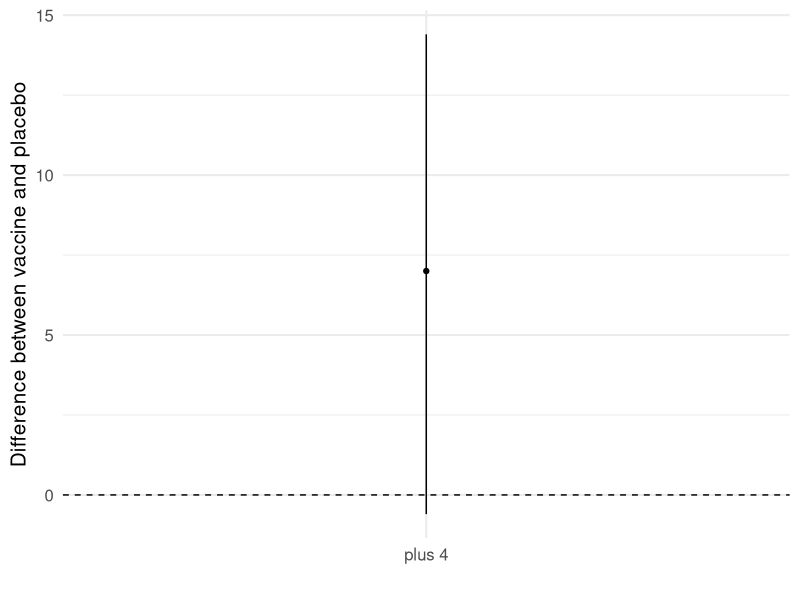

Recreate this plot in R. (Note: this script raises an error after producing the figure.)
## ---- chunk 1
library(knitr) # for include_graphics() 
library(dplyr)
library(forcats)
library(readr)
library(ggplot2)
library(broom) 
library(tidyr)
library(ggplot2)
library(tibble)
## ---- chunk 2
# students, dont worry about this code
library(ggplot2)
ggplot(data = data.frame(lower = -0.6, upper = 14.4, estimate = 11-4, group = "plus 4"), 
       aes(x = group, y = estimate)) +
  geom_point() +
  geom_segment(aes(xend = group, y = lower, yend = upper)) +
  geom_hline(aes(yintercept = 0), lty = 2) +
  labs(y = "Difference between vaccine and placebo", x = "") +
  theme_minimal(base_size = 15)
## ---- chunk 3
pnorm(q = 3.112881, lower.tail = F)*2
## ---- chunk 4
prop.test(x = c(42, 73), # x is a vector of number of successes
          n = c(1518, 1473)) # n is a vector of sample sizes
## ---- chunk 5
knitr::include_graphics("xkcd_cohort_age.png")
